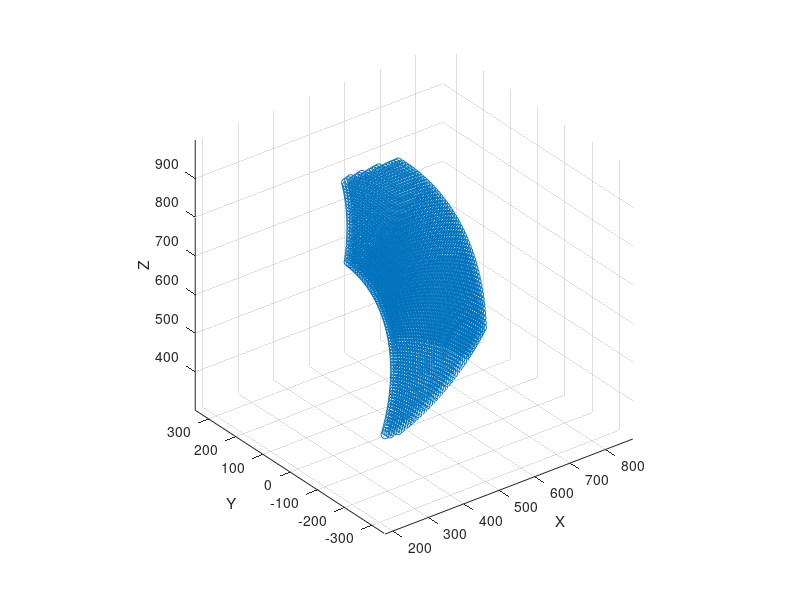

This figure's MATLAB source:
% t1_values = -35:5:90; 
t1_values = 0;
t2_values = 45:1:110;  
t3_values = -120:1:-80;
t4_values = -105:1:5;

l1 = 690.0;
l2 = 440.0;
l3 = 500.0;
l4 = 0.0;
l5 = 230.0;

x = [];
y = [];
z = [];

for t1 = t1_values * pi / 180 
    for t2 = t2_values * pi / 180 
        for t3 = t3_values * pi / 180 
                t4 = (- pi / 2) - t3 - t2;
                
                if (t4 >= (-7 * pi / 12)) && (t4 <= (pi / 36))
                    x_value = cos(t1)*(l3*cos(t2 + t3) + l2*cos(t2) + l5*cos(t2 + t3 + t4));
                    y_value = sin(t1)*(l3*cos(t2 + t3) + l2*cos(t2) + l5*cos(t2 + t3 + t4));
                    z_value = l1 + l3*sin(t2 + t3) + l2*sin(t2) + l5*sin(t2 + t3 + t4);

%                     x_value = (x_value + 48) / 24;
%                     y_value = (y_value + 48) / 24;
%                     z_value = (z_value - 500) * 11 / 250;

                    if (z_value >= 300 && z_value <= 1000)
                    x = [x, x_value];
                    y = [y, y_value];
                    z = [z, z_value];
                    end
                end

        end
    end
end

scatter3(x,y,z);

xlabel('X');
ylabel('Y');
zlabel('Z');

grid on;

axis equal;